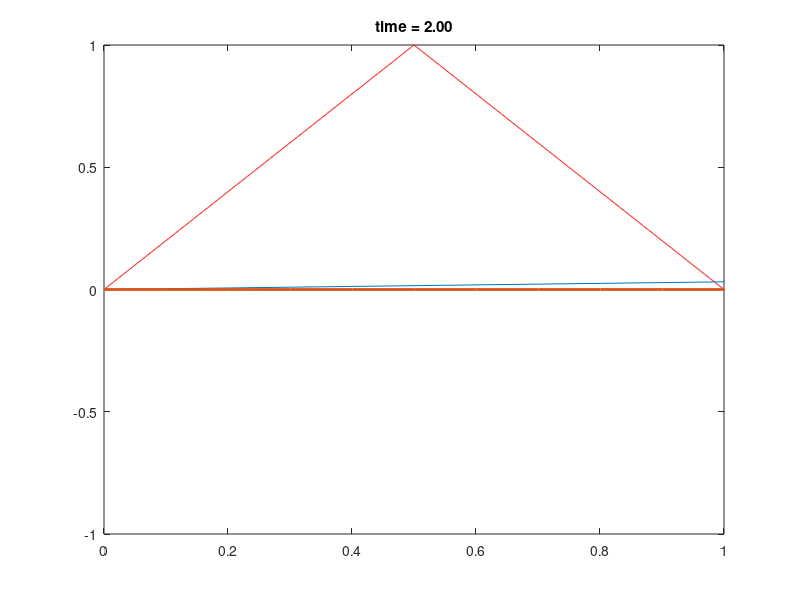

MATLAB code to generate this figure: (Note: this script raises an error after producing the figure.)
clear; close all;

% problem parameters
A = 1;
l = 1;
c = 1;
N = 1000;
time = linspace(0,2,41);

% create initial condition
X    = [0 l/2 l];
Eta0 = [0 1   0];
x    = linspace(0,l,1000)';
eta0 = interp1(X,Eta0,x);

% plot initial condition
p1 = plot(x,eta0,'-b'); hold on;
axis([0 l -A A]); pause;

% prepare to calculate solution
nyquist = round((N-1)/2);

for i=1:length(time)  % for each requested time
  delete(p1);
  eta = zeros(N,1);
  for n = 1:2:nyquist  % compute each fourier mode
    sign = (-1)^((n-1)/2);
    kapn = n*pi/l;
    eta = eta + 8 / pi^2 / n^2 * sign * sin(kapn*x) * cos(c*kapn*time(i));
  end
  p1 = plot(x,eta,'-r'); % plot the current solution
  title(['time = ',num2str(time(i),'%.2f')])
  pause(0.1); 
end

pause; clear; close all;

x = linspace(0,100,1000);
eta0_a = sin(pi*x/100);
eta0_b = interp1([0 35 40 45 100],[0 0 0.4 0 0],x);
plot(x,eta0_a, x,eta0_b,'LineWidth',2);

time = linspace(0,210,70);

% demo 1
eta_a = dfs_stringwaves(x,eta0_a,1,time);
for i=1:length(time)
  plot(x,eta_a(:,i)); axis([0 100 -1 1]);
  title(['time =',num2str(time(i),'%.2f')]);
  pause(0.1);
end

pause

% demo 2
eta_b = dfs_stringwaves(x,eta0_b,1,time);
for i=1:length(time)
  plot(x,eta_b(:,i)); axis([0 100 -1 1]);
  title(['time =',num2str(time(i),'%.2f')]);
  pause(0.1);
end

pause

% demo 3
eta = dfs_stringwaves(x,eta0_a+eta0_b,1,time);
for i=1:length(time)
  plot(x,eta(:,i)); axis([0 100 -1.5 1.5]);
  title(['time =',num2str(time(i),'%.2f')]);
  pause(0.2);
end




  